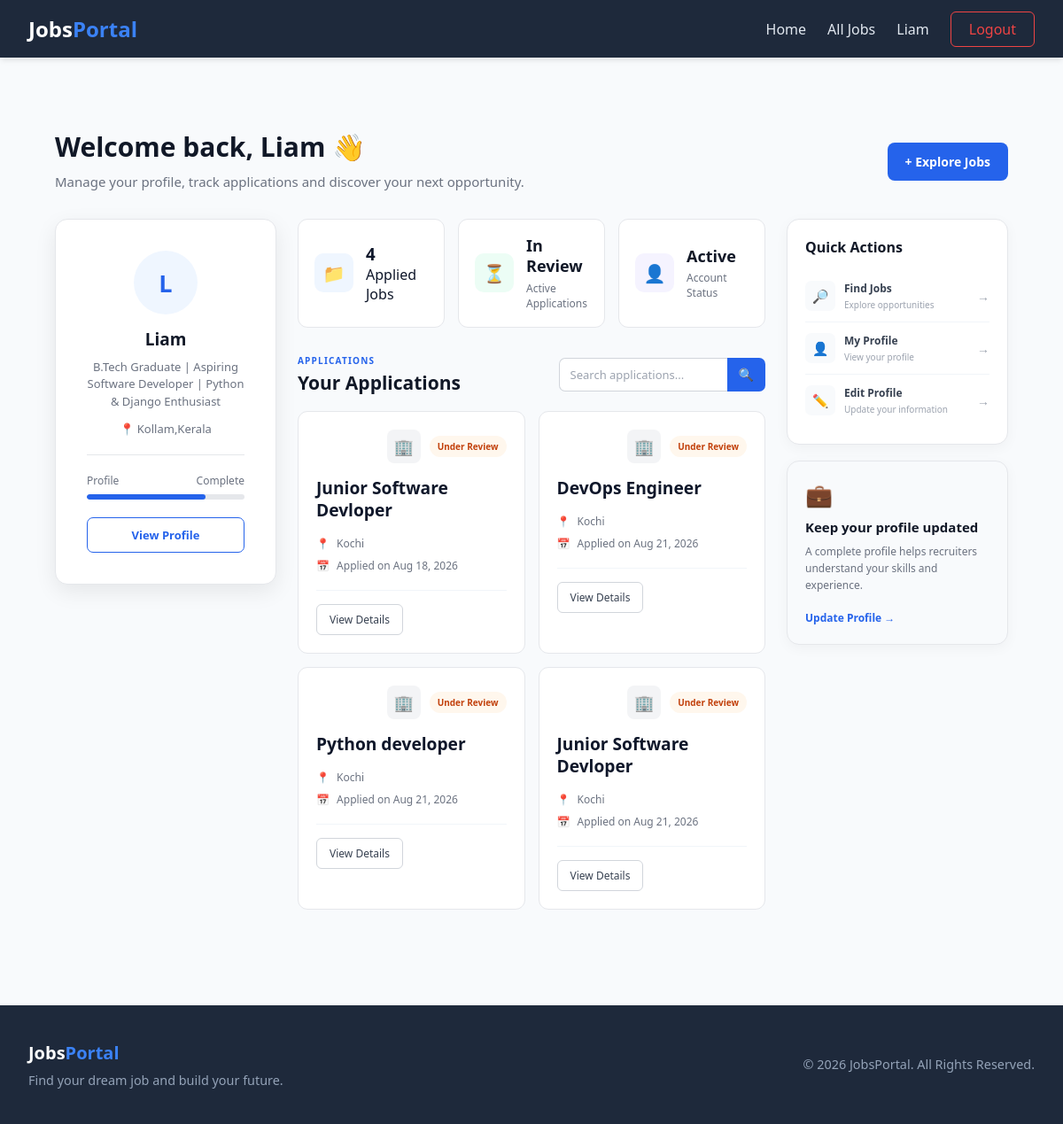
Page /user-dashboard (signed in) on the earlier database version.
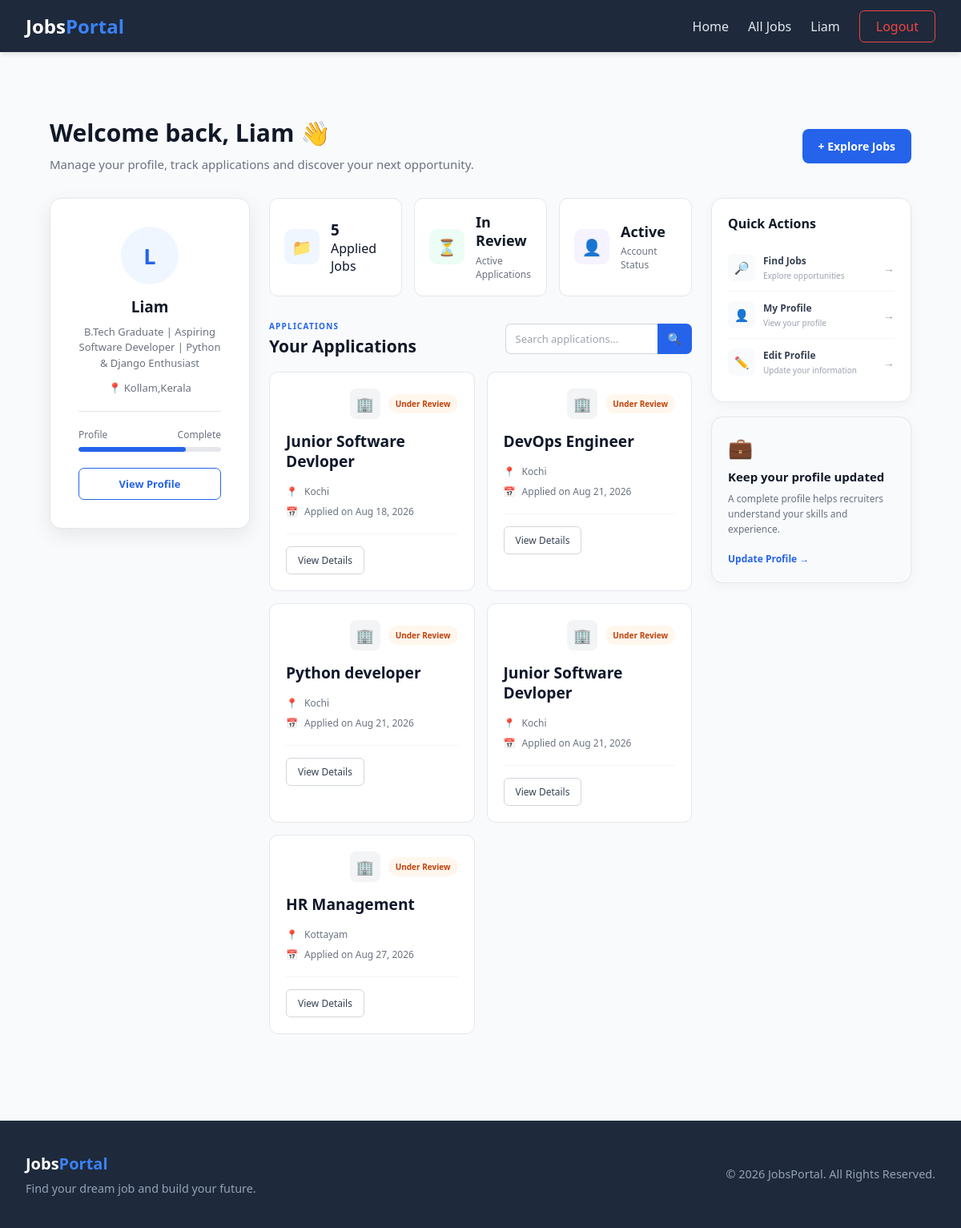
Same page on the later database version.
### jobs/models.py (models this page shows, shortened)
class Applications(models.Model):
    job=models.ForeignKey(Jobs,on_delete=models.CASCADE)
    user=models.ForeignKey(User,on_delete=models.CASCADE)
    resume=models.FileField(blank=True,upload_to='resume')
    date=models.DateField(auto_now_add=True)

class Jobs(models.Model):
    title=models.CharField(max_length=100)
    sector=models.ForeignKey(Sectors,on_delete=models.CASCADE)
    company=models.ForeignKey(Company,on_delete=models.CASCADE)
    location=models.CharField(max_length=50)
    description=models.TextField()
    salary=models.CharField(max_length=50)
    post_date=models.DateField(auto_now_add=True)
    slug=models.SlugField(blank=True)
    is_active=models.BooleanField(default=True)
    end_date=models.DateField()

### jobs/views.py (the view)
# urls.py: path("user-dashboard",views.userDashboard,name="user_dashboard"),
@login_required
def userDashboard(request):
    if request.user.is_superuser:
        return redirect('admin_dashboard')
    profile=Profile.objects.get(user__id=request.user.id)
    applied_jobs = Applications.objects.filter(user__id=request.user.id)
    return render(request,"user-dashboard.html",{"applied_jobs":applied_jobs,'p':profile})

### jobs/context_processors.py (called while the page is built)
def allSectors(request):
    all_sectors=Sectors.objects.all()
    return dict(sectors=all_sectors)

### templates/user-dashboard.html (shortened to what the changed rows need)
{% extends 'base.html' %}
{% load static %}
{% block extra_css %}
<link rel="stylesheet" href="{% static 'css/styles.css' %}">
{% endblock %}
{% block content %}
<div class="dashboard-container">
    <div class="dashboard-top">
        <div>
            <h1>
                Welcome back,
                {{ user.first_name|default:user.username }} 👋
            </h1>
        </div>
    </div>
    <div class="dashboard-layout">
        <aside class="profile-sidebar">
            <div class="profile-card">
                <h2>
                    {{ p.user.first_name|default:p.user.username }}
                </h2>
            </div>
        </aside>
        <div class="dashboard-main">
            <div class="stats-grid">
                <div class="state-card">
                    <div class="state-info">
                        <h3>{{ applied_jobs|length }}</h3>
                        <p>Applied Jobs</p>
                    </div>
                </div>
            </div>
            <div class="section-header">
                <div>
                    <h2>Your Applications</h2>
                </div>
            </div>
            {% if applied_jobs %}
                <div class="dashboard-jobs-grid">
                    {% for application in applied_jobs %}
                        <div class="dashboard-job-card">
                            <div class="job-card-header">
                                <div class="company-badge">
                                    🏢
                                </div>
                                <span class="status-badge badge-pending">
                                    Under Review
                                </span>
                            </div>
                            <h3 class="job-title">
                                {{ application.job.title }}
                            </h3>
                            <div class="job-details">
                                <p class="job-detail-item">
                                    <span>📍</span>
                                    {{ application.job.location|default:"Remote / Flexible" }}
                                </p>
                                <p class="job-detail-item">
                                    <span>📅</span>
                                    Applied on {{ application.date|date:"M d, Y" }}
                                </p>
                            </div>
                            <div class="job-card-footer">
                                <a href="{% url 'job_detail' application.job.id %}"
                                   class="btn-outline">
                                    View Details
                                </a>
                            </div>
                        </div>
                    {% endfor %}
                </div>
            {% endif %}
            </div>
    </div>
</div>
{% endblock %}

Differences in the rows shown:
added Applications: job "HR Management", job.location "Kottayam", date "Aug 27, 2026"
Other differences:
{{ applied_jobs|length }}: "4" → "5"
